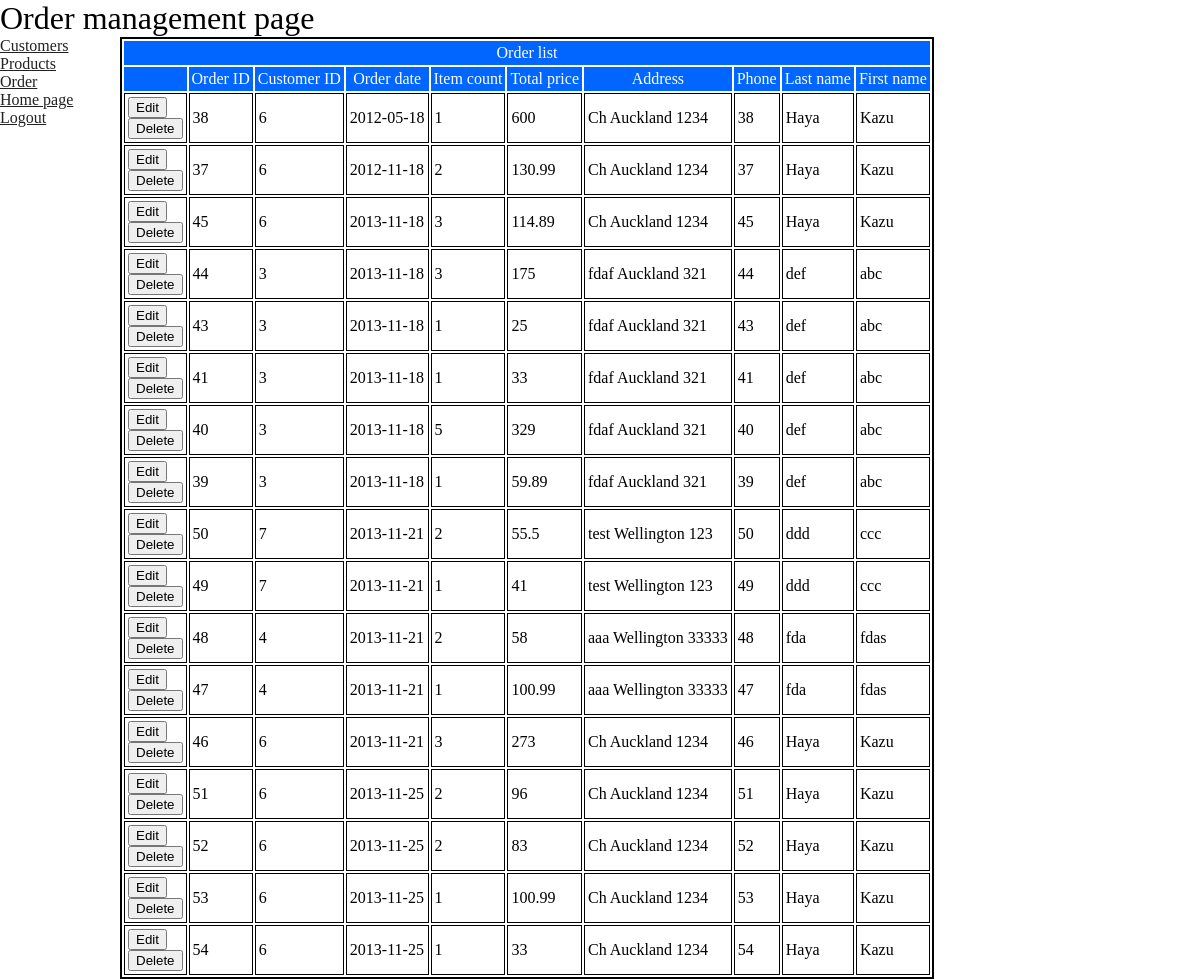
The page /backend/order.php (signed in) on the database its author committed.
### tables this page shows
CREATE TABLE IF NOT EXISTS `orderlist` (
  `orderID` int(11) NOT NULL AUTO_INCREMENT,
  `customerID` int(11) DEFAULT NULL,
  `orderDate` date NOT NULL,
  `itemCount` int(11) NOT NULL,
  `totalPrice` double NOT NULL,
  `address` varchar(40) NOT NULL,
  `phone` varchar(13) NOT NULL,
  `lastName` varchar(20) NOT NULL,
  `firstName` varchar(20) NOT NULL,
  PRIMARY KEY (`orderID`),
  KEY `orderID` (`orderID`),
  KEY `customerID` (`customerID`),
  KEY `orderDate` (`orderDate`)
);

### backend/order.php (the view, shortened to what this page needs)
<!DOCTYPE html>
<?php
	$query="SELECT * FROM orderList ORDER BY orderDate ASC";
	$result=mysql_query($query);
	$num=mysql_numrows($result);
?>
<html xmlns="http://www.w3.org/1999/xhtml">
<head>
<link href="css/default.css" rel="stylesheet" type="text/css">
<link href="css/style.css" rel="stylesheet" type="text/css">
</head>
<body>
<div id="container">
	<div id="header">
	<h1>Order management page</h1>
	</div>
	<?php include "menu.php"?>
	<div id="contents">
	<table>
		<tr>
			<th colspan="10">Order list</th>
		</tr>
		<tr>
			<th></th>
			<th>Order ID</th>
			<th>Customer ID</th>
			<th>Order date</th>
			<th>Item count</th>
			<th>Total price</th>
			<th>Address</th>
			<th>Phone</th>
			<th>Last name</th>
			<th>First name</th>
		</tr>
		<?php
			$i=0;
			while ($i < $num)
			{
				$orderID=mysql_result($result,$i,"orderID");
				$custID=mysql_result($result,$i,"customerID");
				$orderDate=mysql_result($result,$i,"orderDate");
				$itemCnt=mysql_result($result,$i,"itemCount");
				$totalPrice=mysql_result($result,$i,"totalPrice");
				$address=mysql_result($result,$i,"address");
				$lname=mysql_result($result,$i,"lastName");
				$fname=mysql_result($result,$i,"firstName");
				$phone=mysql_result($result,$i,"Phone");
		?>
			<tr>
				<td>
					<a href='updateOrder.php?id=<?php echo"$orderID";?>'><input type="button" value = "Edit"/></a>
					<br>
					<form method = 'post' action = 'exeDeleteOrder.php?id=<?php echo"$orderID";?>'
					onsubmit = "return confirmDelete()">
					<input type="submit" value="Delete">
					</form>
				</td>
				<td><?php echo "$orderID"; ?></td>
				<td><?php echo "$custID"; ?></td>
				<td><?php echo "$orderDate"; ?></td>
				<td><?php echo "$itemCnt"; ?></td>
				<td><?php echo "$totalPrice"; ?></td>
				<td><?php echo "$address"; ?></td>
				<td><?php echo "$phone"; ?></td>
				<td><?php echo "$lname"; ?></td>
				<td><?php echo "$fname"; ?></td>
			</tr>
		<?php
				++$i;
			}
		?>
	</table>
	</div>
</div>
</body>
</html>

### backend/css/default.css (style rules this page uses)
html, body, div, h1, h2, h3, h4, h5, h6, p, ul, ol, li, dl, dt, dd, table, th, td, form { font-weight: normal; margin: 0; padding: 0; list-style: none; }
body { font-family:Times New Roman; height: 100%; }
html { height:100%; }
a { color:#222222; }
table { border:solid 2px black; padding:0; }
th { background-color:#0066FF; color:white; margin:0; padding:3px; }
td { padding:3px; margin:0; border:solid 1px black; }

### backend/css/style.css (style rules this page uses)
#container { min-width:1200px; }
#contents { min-width:1050px; float:left; }

### rows shown on the page
orderlist: orderID "38", customerID "6", orderDate "2012-05-18", itemCount "1", totalPrice "600", address "Ch Auckland 1234", lastName "Haya", firstName "Kazu"
orderlist: orderID "37", customerID "6", orderDate "2012-11-18", itemCount "2", totalPrice "130.99", address "Ch Auckland 1234", lastName "Haya", firstName "Kazu"
orderlist: orderID "45", customerID "6", orderDate "2013-11-18", itemCount "3", totalPrice "114.89", address "Ch Auckland 1234", lastName "Haya", firstName "Kazu"
orderlist: orderID "44", customerID "3", orderDate "2013-11-18", itemCount "3", totalPrice "175", address "fdaf Auckland 321", lastName "def", firstName "abc"
orderlist: orderID "43", customerID "3", orderDate "2013-11-18", itemCount "1", totalPrice "25", address "fdaf Auckland 321", lastName "def", firstName "abc"
orderlist: orderID "41", customerID "3", orderDate "2013-11-18", itemCount "1", totalPrice "33", address "fdaf Auckland 321", lastName "def", firstName "abc"
orderlist: orderID "40", customerID "3", orderDate "2013-11-18", itemCount "5", totalPrice "329", address "fdaf Auckland 321", lastName "def", firstName "abc"
orderlist: orderID "39", customerID "3", orderDate "2013-11-18", itemCount "1", totalPrice "59.89", address "fdaf Auckland 321", lastName "def", firstName "abc"
orderlist: orderID "50", customerID "7", orderDate "2013-11-21", itemCount "2", totalPrice "55.5", address "test Wellington 123", lastName "ddd", firstName "ccc"
orderlist: orderID "49", customerID "7", orderDate "2013-11-21", itemCount "1", totalPrice "41", address "test Wellington 123", lastName "ddd", firstName "ccc"
orderlist: orderID "48", customerID "4", orderDate "2013-11-21", itemCount "2", totalPrice "58", address "aaa Wellington 33333", lastName "fda", firstName "fdas"
orderlist: orderID "47", customerID "4", orderDate "2013-11-21", itemCount "1", totalPrice "100.99", address "aaa Wellington 33333", lastName "fda", firstName "fdas"
orderlist: orderID "46", customerID "6", orderDate "2013-11-21", itemCount "3", totalPrice "273", address "Ch Auckland 1234", lastName "Haya", firstName "Kazu"
orderlist: orderID "51", customerID "6", orderDate "2013-11-25", itemCount "2", totalPrice "96", address "Ch Auckland 1234", lastName "Haya", firstName "Kazu"
orderlist: orderID "52", customerID "6", orderDate "2013-11-25", itemCount "2", totalPrice "83", address "Ch Auckland 1234", lastName "Haya", firstName "Kazu"
orderlist: orderID "53", customerID "6", orderDate "2013-11-25", itemCount "1", totalPrice "100.99", address "Ch Auckland 1234", lastName "Haya", firstName "Kazu"
orderlist: orderID "54", customerID "6", orderDate "2013-11-25", itemCount "1", totalPrice "33", address "Ch Auckland 1234", lastName "Haya", firstName "Kazu"
